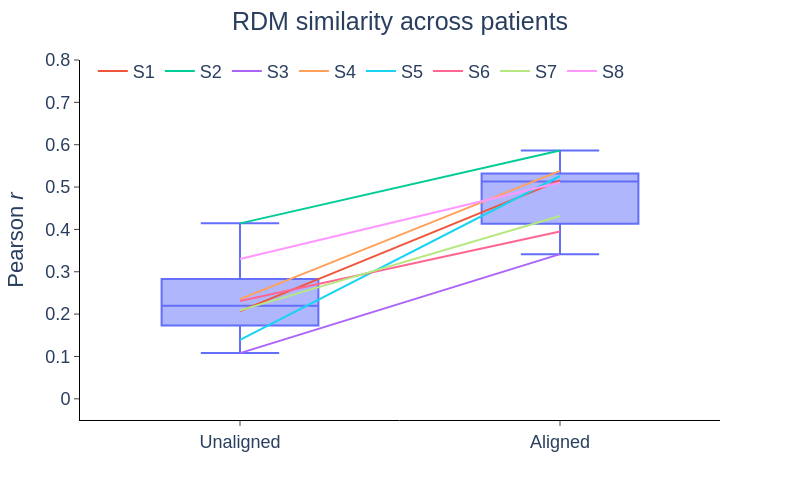

Notebook source saved alongside this figure:
### Code cell
fig_df = rsa_df_long_mean[rsa_df_long_mean['Condition'] != 'Aligned (shuffled)']
# fig_df = rsa_df_long_mean

fig = px.line(fig_df, x='Condition', y="RDM correlation", color='Patient', width=800, height=500, color_discrete_sequence=px.colors.qualitative.Plotly[1:])
fig.add_traces(px.box(fig_df, x='Condition', y="RDM correlation").data)
fig.update_layout(
    plot_bgcolor='white',
    legend=dict(
        orientation='h',
        yanchor='top',
        y=1.02,
        xanchor='left',
        x=0.02,
        title_text=''
    ),
    title_text=f'RDM similarity across patients',
    title_x=0.5,
    font=dict(size=18, family='Arial')
)
fig.update_xaxes(
    title='',
    mirror=False,
    ticks='outside',
    showline=True,
    linecolor='black',
    showgrid=False,
)
fig.update_yaxes(
    title='Pearson <i>r</i>',
    mirror=False,
    ticks='outside',
    showline=True,
    linecolor='black',
    showgrid=False,
    range=[-0.05, 0.8]
)

# fig.write_image(r"C:\Users\zms14\Box\CoganLab\Papers\2025\cross-patient-speech-decoding\figures\fig_2\crossPt_RSA_articSeq.svg")
fig.show()

### Figure 1 — Plotly figure (JSON) as saved in the notebook; plotly's stock layout.template omitted (floating-point values rounded to 4 significant figures)
{"data": [{"hovertemplate": "Patient=S1<br>Condition=%{x}<br>RDM correlation=%{y}<extra></extra>", "legendgroup": "S1", "line": {"color": "#EF553B", "dash": "solid"}, "marker": {"symbol": "circle"}, "mode": "lines", "name": "S1", "orientation": "v", "showlegend": true, "type": "scatter", "x": ["Unaligned", "Aligned"], "xaxis": "x", "y": [0.2071, 0.5157], "yaxis": "y"}, {"hovertemplate": "Patient=S2<br>Condition=%{x}<br>RDM correlation=%{y}<extra></extra>", "legendgroup": "S2", "line": {"color": "#00CC96", "dash": "solid"}, "marker": {"symbol": "circle"}, "mode": "lines", "name": "S2", "orientation": "v", "showlegend": true, "type": "scatter", "x": ["Unaligned", "Aligned"], "xaxis": "x", "y": [0.4143, 0.5864], "yaxis": "y"}, {"hovertemplate": "Patient=S3<br>Condition=%{x}<br>RDM correlation=%{y}<extra></extra>", "legendgroup": "S3", "line": {"color": "#AB63FA", "dash": "solid"}, "marker": {"symbol": "circle"}, "mode": "lines", "name": "S3", "orientation": "v", "showlegend": true, "type": "scatter", "x": ["Unaligned", "Aligned"], "xaxis": "x", "y": [0.1079, 0.3416], "yaxis": "y"}, {"hovertemplate": "Patient=S4<br>Condition=%{x}<br>RDM correlation=%{y}<extra></extra>", "legendgroup": "S4", "line": {"color": "#FFA15A", "dash": "solid"}, "marker": {"symbol": "circle"}, "mode": "lines", "name": "S4", "orientation": "v", "showlegend": true, "type": "scatter", "x": ["Unaligned", "Aligned"], "xaxis": "x", "y": [0.2353, 0.5382], "yaxis": "y"}, {"hovertemplate": "Patient=S5<br>Condition=%{x}<br>RDM correlation=%{y}<extra></extra>", "legendgroup": "S5", "line": {"color": "#19D3F3", "dash": "solid"}, "marker": {"symbol": "circle"}, "mode": "lines", "name": "S5", "orientation": "v", "showlegend": true, "type": "scatter", "x": ["Unaligned", "Aligned"], "xaxis": "x", "y": [0.1394, 0.5261], "yaxis": "y"}, {"hovertemplate": "Patient=S6<br>Condition=%{x}<br>RDM correlation=%{y}<extra></extra>", "legendgroup": "S6", "line": {"color": "#FF6692", "dash": "solid"}, "marker": {"symbol": "circle"}, "mode": "lines", "name": "S6", "orientation": "v", "showlegend": true, "type": "scatter", "x": ["Unaligned", "Aligned"], "xaxis": "x", "y": [0.2308, 0.3952], "yaxis": "y"}, {"hovertemplate": "Patient=S7<br>Condition=%{x}<br>RDM correlation=%{y}<extra></extra>", "legendgroup": "S7", "line": {"color": "#B6E880", "dash": "solid"}, "marker": {"symbol": "circle"}, "mode": "lines", "name": "S7", "orientation": "v", "showlegend": true, "type": "scatter", "x": ["Unaligned", "Aligned"], "xaxis": "x", "y": [0.2088, 0.4315], "yaxis": "y"}, {"hovertemplate": "Patient=S8<br>Condition=%{x}<br>RDM correlation=%{y}<extra></extra>", "legendgroup": "S8", "line": {"color": "#FF97FF", "dash": "solid"}, "marker": {"symbol": "circle"}, "mode": "lines", "name": "S8", "orientation": "v", "showlegend": true, "type": "scatter", "x": ["Unaligned", "Aligned"], "xaxis": "x", "y": [0.3301, 0.5107], "yaxis": "y"}, {"alignmentgroup": "True", "hovertemplate": "Condition=%{x}<br>RDM correlation=%{y}<extra></extra>", "legendgroup": "", "marker": {"color": "#636efa"}, "name": "", "notched": false, "offsetgroup": "", "orientation": "v", "showlegend": false, "type": "box", "x": ["Unaligned", "Aligned", "Unaligned", "Aligned", "Unaligned", "Aligned", "Unaligned", "Aligned", "Unaligned", "Aligned", "Unaligned", "Aligned", "Unaligned", "Aligned", "Unaligned", "Aligned"], "x0": " ", "xaxis": "x", "y": [0.2071, 0.5157, 0.4143, 0.5864, 0.1079, 0.3416, 0.2353, 0.5382, 0.1394, 0.5261, 0.2308, 0.3952, 0.2088, 0.4315, 0.3301, 0.5107], "y0": " ", "yaxis": "y"}], "layout": {"font": {"family": "Arial", "size": 18}, "height": 500, "legend": {"orientation": "h", "title": {"text": ""}, "tracegroupgap": 0, "x": 0.02, "xanchor": "left", "y": 1.02, "yanchor": "top"}, "margin": {"t": 60}, "plot_bgcolor": "white", "title": {"text": "RDM similarity across patients", "x": 0.5}, "width": 800, "xaxis": {"anchor": "y", "domain": [0, 1], "linecolor": "black", "mirror": false, "showgrid": false, "showline": true, "ticks": "outside", "title": {"text": ""}}, "yaxis": {"anchor": "x", "domain": [0, 1], "linecolor": "black", "mirror": false, "range": [-0.05, 0.8], "showgrid": false, "showline": true, "ticks": "outside", "title": {"text": "Pearson <i>r</i>"}}}}
